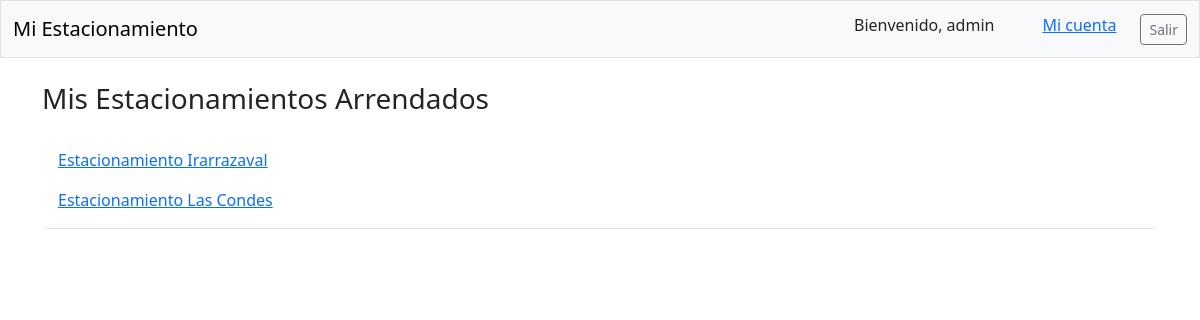
The page /arriendos/ (signed in) on the database its author committed.
### mi_est_app/models.py (models this page shows, shortened)
class EstArrendado(models.Model):
    user = models.ForeignKey(User, on_delete=models.CASCADE)
    source_model = models.ForeignKey(
        EnArriendo, null=False, blank=False, on_delete=models.CASCADE)

class EnArriendo(models.Model):
    titulo = models.CharField(max_length=128)
    precio = models.CharField(max_length=100)
    fecha = models.DateTimeField(auto_now_add=True)
    tipo = models.CharField(max_length=128)
    desc = models.TextField()
    ancho = models.CharField(max_length=100)
    largo = models.CharField(max_length=100)
    owner = models.ForeignKey(User, on_delete=models.CASCADE)

### mi_est_app/views.py (the view)
# urls.py: path('arriendos/', views.arriendos, name='arriendos'),
@login_required
def arriendos(request):
    arriendo = EstArrendado.objects.filter(user=request.user)
    context = {'arriendo': arriendo}
    return render(request, 'mi_est_app/arriendos.html', context)

### mi_est_app/templates/mi_est_app/arriendos.html
{% extends "mi_est_app/base.html" %}
{% block page_header %}
    <h3>Mis Estacionamientos Arrendados</h3>
{% endblock page_header %}
{% block content %}
    <ul class="list-group border-bottom pb-2 mb-4">
        {% for arr in arriendo %}
            <li class="list-group-item border-0"><a href="{% url 'mi_est_app:arriendo' arr.id %}">{{ arr.source_model.titulo }}</a></li>
        {% empty %}
            <p>No tiene estacionamietnos arrendados</p>
        {% endfor %}
    </ul>
{% endblock content %}

### mi_est_app/templates/mi_est_app/base.html (shortened to what this page needs)
<!DOCTYPE html>
<html lang="en">
<head>
    {% load django_bootstrap5 %}
    {% bootstrap_css %}
</head>
<body>
    <nav class="navbar navbar-expand-md navbar-light bg-light mb-4 border">
        <div class="container-fluid">
            <a class="navbar-brand" href="{% url 'mi_est_app:index' %}">Mi Estacionamiento</a>
            <ul class="navbar-nav ms-auto mb-2 mb-md-o">
                {% if user.is_authenticated %}
                    <li class="nav_item px-4">
                        Bienvenido, {{ user.username }}
                    </li>
                    <br>
                    <li class="nav_item px-4">
                        <a href="{% url 'mi_est_app:dashboard' %}">Mi cuenta</a>
                    </li>
                {% endif %}
            </ul>
            {% if user.is_authenticated %}
            <form action="{% url 'mi_est_cuentas:logout' %}">
                <button class="btn btn-outline-secondary btn-sm" name="submit">Salir</button>
            </form>
            {% endif %}
        </div>
    </nav>
    <main class="container">
        <div class="pb-2 mb-2 border-button">
            {% block page_header %}{% endblock page_header %}
        </div>
        <div>
            {% block content %}{% endblock content %}
        </div>
    </main>
</body>
</html>

### rows shown on the page
EstArrendado: source_model.titulo "Estacionamiento Irarrazaval"
EstArrendado: source_model.titulo "Estacionamiento Las Condes"

### other values the page prints
{{ user.username }} "admin"
